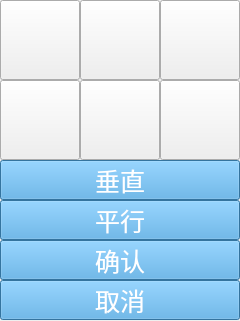
            <widget class="QWidget" name="widget_calibration" native="true">
             <property name="geometry">
              <rect>
               <x>780</x>
               <y>189</y>
               <width>240</width>
               <height>321</height>
              </rect>
             </property>
             <widget class="QPushButton" name="pushButton_roll_clockwise">
              <property name="geometry">
               <rect>
                <x>0</x>
                <y>0</y>
                <width>80</width>
                <height>80</height>
               </rect>
              </property>
              <property name="styleSheet">
               <string notr="true">background-image: url(:/new/image/counterclosewise.jpg);</string>
              </property>
              <property name="text">
               <string/>
              </property>
             </widget>
             <widget class="QPushButton" name="pushButton_up">
              <property name="geometry">
               <rect>
                <x>80</x>
                <y>0</y>
                <width>80</width>
                <height>80</height>
               </rect>
              </property>
              <property name="styleSheet">
               <string notr="true">background-image: url(:/new/image/up.png);</string>
              </property>
              <property name="text">
               <string/>
              </property>
             </widget>
             <widget class="QPushButton" name="pushButton_roll_countorclockwise">
              <property name="geometry">
               <rect>
                <x>160</x>
                <y>0</y>
                <width>80</width>
                <height>80</height>
               </rect>
              </property>
              <property name="styleSheet">
               <string notr="true">background-image: url(:/new/image/closewise.jpg);</string>
              </property>
              <property name="text">
               <string/>
              </property>
             </widget>
             <widget class="QPushButton" name="pushButton_left">
              <property name="geometry">
               <rect>
                <x>0</x>
                <y>80</y>
                <width>80</width>
                <height>80</height>
               </rect>
              </property>
              <property name="styleSheet">
               <string notr="true">background-image: url(:/new/image/left.png);</string>
              </property>
              <property name="text">
               <string/>
              </property>
             </widget>
             <widget class="QPushButton" name="pushButton_down">
              <property name="geometry">
               <rect>
                <x>80</x>
                <y>80</y>
                <width>80</width>
                <height>80</height>
               </rect>
              </property>
              <property name="styleSheet">
               <string notr="true">background-image: url(:/new/image/down.png);</string>
              </property>
              <property name="text">
               <string/>
              </property>
             </widget>
             <widget class="QPushButton" name="pushButton_right">
              <property name="geometry">
               <rect>
                <x>160</x>
                <y>80</y>
                <width>80</width>
                <height>80</height>
               </rect>
              </property>
              <property name="styleSheet">
               <string notr="true">background-image: url(:/new/image/right.png);</string>
              </property>
              <property name="text">
               <string/>
              </property>
             </widget>
             <widget class="QPushButton" name="pushButton_v">
              <property name="geometry">
               <rect>
                <x>0</x>
                <y>160</y>
                <width>240</width>
                <height>40</height>
               </rect>
              </property>
              <property name="palette">
               <palette>
                <active>
                 <colorrole role="Button">
                  <brush brushstyle="SolidPattern">
                   <color alpha="255">
                    <red>73</red>
                    <green>163</green>
                    <blue>223</blue>
                   </color>
                  </brush>
                 </colorrole>
                 <colorrole role="ButtonText">
                  <brush brushstyle="SolidPattern">
                   <color alpha="255">
                    <red>255</red>
                    <green>255</green>
                    <blue>255</blue>
                   </color>
                  </brush>
                 </colorrole>
                 <colorrole role="Base">
                  <brush brushstyle="SolidPattern">
                   <color alpha="255">
                    <red>73</red>
                    <green>163</green>
                    <blue>223</blue>
                   </color>
                  </brush>
                 </colorrole>
                 <colorrole role="Window">
                  <brush brushstyle="SolidPattern">
                   <color alpha="255">
                    <red>73</red>
                    <green>163</green>
                    <blue>223</blue>
                   </color>
                  </brush>
                 </colorrole>
                </active>
                <inactive>
                 <colorrole role="Button">
                  <brush brushstyle="SolidPattern">
                   <color alpha="255">
                    <red>73</red>
                    <green>163</green>
                    <blue>223</blue>
                   </color>
                  </brush>
                 </colorrole>
                 <colorrole role="ButtonText">
                  <brush brushstyle="SolidPattern">
                   <color alpha="255">
                    <red>255</red>
                    <green>255</green>
                    <blue>255</blue>
                   </color>
                  </brush>
                 </colorrole>
                 <colorrole role="Base">
                  <brush brushstyle="SolidPattern">
                   <color alpha="255">
                    <red>73</red>
                    <green>163</green>
                    <blue>223</blue>
                   </color>
                  </brush>
                 </colorrole>
                 <colorrole role="Window">
                  <brush brushstyle="SolidPattern">
                   <color alpha="255">
                    <red>73</red>
                    <green>163</green>
                    <blue>223</blue>
                   </color>
                  </brush>
                 </colorrole>
                </inactive>
                <disabled>
                 <colorrole role="Button">
                  <brush brushstyle="SolidPattern">
                   <color alpha="255">
                    <red>73</red>
                    <green>163</green>
                    <blue>223</blue>
                   </color>
                  </brush>
                 </colorrole>
                 <colorrole role="ButtonText">
                  <brush brushstyle="SolidPattern">
                   <color alpha="255">
                    <red>190</red>
                    <green>190</green>
                    <blue>190</blue>
                   </color>
                  </brush>
                 </colorrole>
                 <colorrole role="Base">
                  <brush brushstyle="SolidPattern">
                   <color alpha="255">
                    <red>73</red>
                    <green>163</green>
                    <blue>223</blue>
                   </color>
                  </brush>
                 </colorrole>
                 <colorrole role="Window">
                  <brush brushstyle="SolidPattern">
                   <color alpha="255">
                    <red>73</red>
                    <green>163</green>
                    <blue>223</blue>
                   </color>
                  </brush>
                 </colorrole>
                </disabled>
               </palette>
              </property>
              <property name="font">
               <font>
                <pointsize>19</pointsize>
               </font>
              </property>
              <property name="styleSheet">
               <string notr="true">background-color: rgb(73, 163, 223);</string>
              </property>
              <property name="text">
               <string>垂直</string>
              </property>
             </widget>
             <widget class="QPushButton" name="pushButton_h">
              <property name="geometry">
               <rect>
                <x>0</x>
                <y>200</y>
                <width>240</width>
                <height>40</height>
               </rect>
              </property>
              <property name="palette">
               <palette>
                <active>
                 <colorrole role="Button">
                  <brush brushstyle="SolidPattern">
                   <color alpha="255">
                    <red>73</red>
                    <green>163</green>
                    <blue>223</blue>
                   </color>
                  </brush>
                 </colorrole>
                 <colorrole role="ButtonText">
                  <brush brushstyle="SolidPattern">
                   <color alpha="255">
                    <red>255</red>
                    <green>255</green>
                    <blue>255</blue>
                   </color>
                  </brush>
                 </colorrole>
                 <colorrole role="Base">
                  <brush brushstyle="SolidPattern">
                   <color alpha="255">
                    <red>73</red>
                    <green>163</green>
                    <blue>223</blue>
                   </color>
                  </brush>
                 </colorrole>
                 <colorrole role="Window">
                  <brush brushstyle="SolidPattern">
                   <color alpha="255">
                    <red>73</red>
                    <green>163</green>
                    <blue>223</blue>
                   </color>
                  </brush>
                 </colorrole>
                </active>
                <inactive>
                 <colorrole role="Button">
                  <brush brushstyle="SolidPattern">
                   <color alpha="255">
                    <red>73</red>
                    <green>163</green>
                    <blue>223</blue>
                   </color>
                  </brush>
                 </colorrole>
                 <colorrole role="ButtonText">
                  <brush brushstyle="SolidPattern">
                   <color alpha="255">
                    <red>255</red>
                    <green>255</green>
                    <blue>255</blue>
                   </color>
                  </brush>
                 </colorrole>
                 <colorrole role="Base">
                  <brush brushstyle="SolidPattern">
                   <color alpha="255">
                    <red>73</red>
                    <green>163</green>
                    <blue>223</blue>
                   </color>
                  </brush>
                 </colorrole>
                 <colorrole role="Window">
                  <brush brushstyle="SolidPattern">
                   <color alpha="255">
                    <red>73</red>
                    <green>163</green>
                    <blue>223</blue>
                   </color>
                  </brush>
                 </colorrole>
                </inactive>
                <disabled>
                 <colorrole role="Button">
                  <brush brushstyle="SolidPattern">
                   <color alpha="255">
                    <red>73</red>
                    <green>163</green>
                    <blue>223</blue>
                   </color>
                  </brush>
                 </colorrole>
                 <colorrole role="ButtonText">
                  <brush brushstyle="SolidPattern">
                   <color alpha="255">
                    <red>190</red>
                    <green>190</green>
                    <blue>190</blue>
                   </color>
                  </brush>
                 </colorrole>
                 <colorrole role="Base">
                  <brush brushstyle="SolidPattern">
                   <color alpha="255">
                    <red>73</red>
                    <green>163</green>
                    <blue>223</blue>
                   </color>
                  </brush>
                 </colorrole>
                 <colorrole role="Window">
                  <brush brushstyle="SolidPattern">
                   <color alpha="255">
                    <red>73</red>
                    <green>163</green>
                    <blue>223</blue>
                   </color>
                  </brush>
                 </colorrole>
                </disabled>
               </palette>
              </property>
              <property name="font">
               <font>
                <pointsize>19</pointsize>
               </font>
              </property>
              <property name="styleSheet">
               <string notr="true">background-color: rgb(73, 163, 223);</string>
              </property>
              <property name="text">
               <string>平行</string>
              </property>
             </widget>
             <widget class="QPushButton" name="pushButton_calibrate_confirm">
              <property name="geometry">
               <rect>
                <x>0</x>
                <y>240</y>
                <width>240</width>
                <height>40</height>
               </rect>
              </property>
              <property name="palette">
               <palette>
                <active>
                 <colorrole role="Button">
                  <brush brushstyle="SolidPattern">
                   <color alpha="255">
                    <red>73</red>
                    <green>163</green>
                    <blue>223</blue>
                   </color>
                  </brush>
                 </colorrole>
                 <colorrole role="ButtonText">
                  <brush brushstyle="SolidPattern">
                   <color alpha="255">
                    <red>255</red>
                    <green>255</green>
                    <blue>255</blue>
                   </color>
                  </brush>
                 </colorrole>
                 <colorrole role="Base">
                  <brush brushstyle="SolidPattern">
                   <color alpha="255">
                    <red>73</red>
                    <green>163</green>
                    <blue>223</blue>
                   </color>
                  </brush>
                 </colorrole>
                 <colorrole role="Window">
                  <brush brushstyle="SolidPattern">
                   <color alpha="255">
                    <red>73</red>
                    <green>163</green>
                    <blue>223</blue>
                   </color>
                  </brush>
                 </colorrole>
                </active>
                <inactive>
                 <colorrole role="Button">
                  <brush brushstyle="SolidPattern">
                   <color alpha="255">
                    <red>73</red>
                    <green>163</green>
                    <blue>223</blue>
                   </color>
                  </brush>
                 </colorrole>
                 <colorrole role="ButtonText">
                  <brush brushstyle="SolidPattern">
                   <color alpha="255">
                    <red>255</red>
                    <green>255</green>
                    <blue>255</blue>
                   </color>
                  </brush>
                 </colorrole>
                 <colorrole role="Base">
                  <brush brushstyle="SolidPattern">
                   <color alpha="255">
                    <red>73</red>
                    <green>163</green>
                    <blue>223</blue>
                   </color>
                  </brush>
                 </colorrole>
                 <colorrole role="Window">
                  <brush brushstyle="SolidPattern">
                   <color alpha="255">
                    <red>73</red>
                    <green>163</green>
                    <blue>223</blue>
                   </color>
                  </brush>
                 </colorrole>
                </inactive>
                <disabled>
                 <colorrole role="Button">
                  <brush brushstyle="SolidPattern">
                   <color alpha="255">
                    <red>73</red>
                    <green>163</green>
                    <blue>223</blue>
                   </color>
                  </brush>
                 </colorrole>
                 <colorrole role="ButtonText">
                  <brush brushstyle="SolidPattern">
                   <color alpha="255">
                    <red>190</red>
                    <green>190</green>
                    <blue>190</blue>
                   </color>
                  </brush>
                 </colorrole>
                 <colorrole role="Base">
                  <brush brushstyle="SolidPattern">
                   <color alpha="255">
                    <red>73</red>
                    <green>163</green>
                    <blue>223</blue>
                   </color>
                  </brush>
                 </colorrole>
                 <colorrole role="Window">
                  <brush brushstyle="SolidPattern">
                   <color alpha="255">
                    <red>73</red>
                    <green>163</green>
                    <blue>223</blue>
                   </color>
                  </brush>
                 </colorrole>
                </disabled>
               </palette>
              </property>
              <property name="font">
               <font>
                <pointsize>19</pointsize>
               </font>
              </property>
              <property name="styleSheet">
               <string notr="true">background-color: rgb(73, 163, 223);</string>
              </property>
              <property name="text">
               <string>确认</string>
              </property>
             </widget>
             <widget class="QPushButton" name="pushButton__calibrate_cancel">
              <property name="geometry">
               <rect>
                <x>0</x>
                <y>280</y>
                <width>240</width>
                <height>40</height>
               </rect>
              </property>
              <property name="palette">
               <palette>
                <active>
                 <colorrole role="Button">
                  <brush brushstyle="SolidPattern">
                   <color alpha="255">
                    <red>73</red>
                    <green>163</green>
                    <blue>223</blue>
                   </color>
                  </brush>
                 </colorrole>
                 <colorrole role="ButtonText">
                  <brush brushstyle="SolidPattern">
                   <color alpha="255">
                    <red>255</red>
                    <green>255</green>
                    <blue>255</blue>
                   </color>
                  </brush>
                 </colorrole>
                 <colorrole role="Base">
                  <brush brushstyle="SolidPattern">
                   <color alpha="255">
                    <red>73</red>
                    <green>163</green>
                    <blue>223</blue>
                   </color>
                  </brush>
                 </colorrole>
                 <colorrole role="Window">
                  <brush brushstyle="SolidPattern">
                   <color alpha="255">
                    <red>73</red>
                    <green>163</green>
                    <blue>223</blue>
                   </color>
                  </brush>
                 </colorrole>
                </active>
                <inactive>
                 <colorrole role="Button">
                  <brush brushstyle="SolidPattern">
                   <color alpha="255">
                    <red>73</red>
                    <green>163</green>
                    <blue>223</blue>
                   </color>
                  </brush>
                 </colorrole>
                 <colorrole role="ButtonText">
                  <brush brushstyle="SolidPattern">
                   <color alpha="255">
                    <red>255</red>
                    <green>255</green>
                    <blue>255</blue>
                   </color>
                  </brush>
                 </colorrole>
                 <colorrole role="Base">
                  <brush brushstyle="SolidPattern">
                   <color alpha="255">
                    <red>73</red>
                    <green>163</green>
                    <blue>223</blue>
                   </color>
                  </brush>
                 </colorrole>
                 <colorrole role="Window">
                  <brush brushstyle="SolidPattern">
                   <color alpha="255">
                    <red>73</red>
                    <green>163</green>
                    <blue>223</blue>
                   </color>
                  </brush>
                 </colorrole>
                </inactive>
                <disabled>
                 <colorrole role="Button">
                  <brush brushstyle="SolidPattern">
                   <color alpha="255">
                    <red>73</red>
                    <green>163</green>
                    <blue>223</blue>
                   </color>
                  </brush>
                 </colorrole>
                 <colorrole role="ButtonText">
                  <brush brushstyle="SolidPattern">
                   <color alpha="255">
                    <red>190</red>
                    <green>190</green>
                    <blue>190</blue>
                   </color>
                  </brush>
                 </colorrole>
                 <colorrole role="Base">
                  <brush brushstyle="SolidPattern">
                   <color alpha="255">
                    <red>73</red>
                    <green>163</green>
                    <blue>223</blue>
                   </color>
                  </brush>
                 </colorrole>
                 <colorrole role="Window">
                  <brush brushstyle="SolidPattern">
                   <color alpha="255">
                    <red>73</red>
                    <green>163</green>
                    <blue>223</blue>
                   </color>
                  </brush>
                 </colorrole>
                </disabled>
               </palette>
              </property>
              <property name="font">
               <font>
                <pointsize>19</pointsize>
               </font>
              </property>
              <property name="styleSheet">
               <string notr="true">background-color: rgb(73, 163, 223);</string>
              </property>
              <property name="text">
               <string>取消</string>
              </property>
             </widget>
            </widget>
